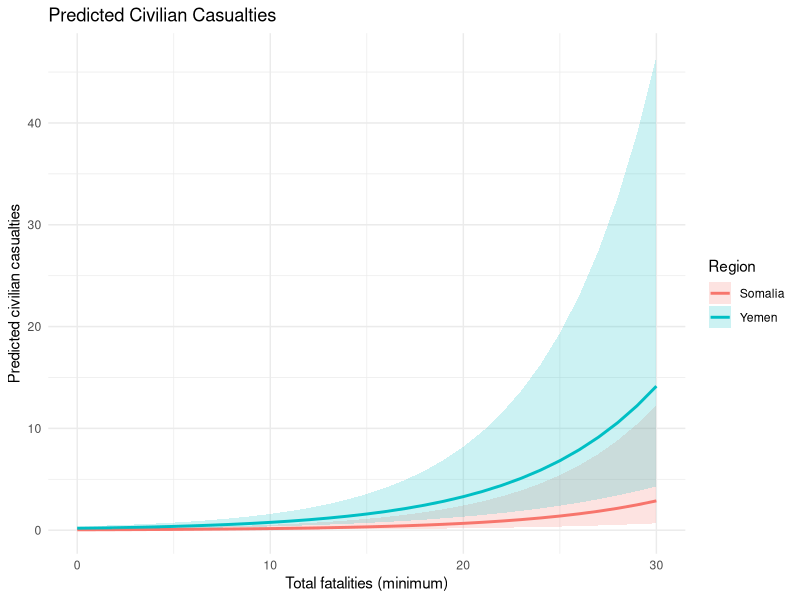
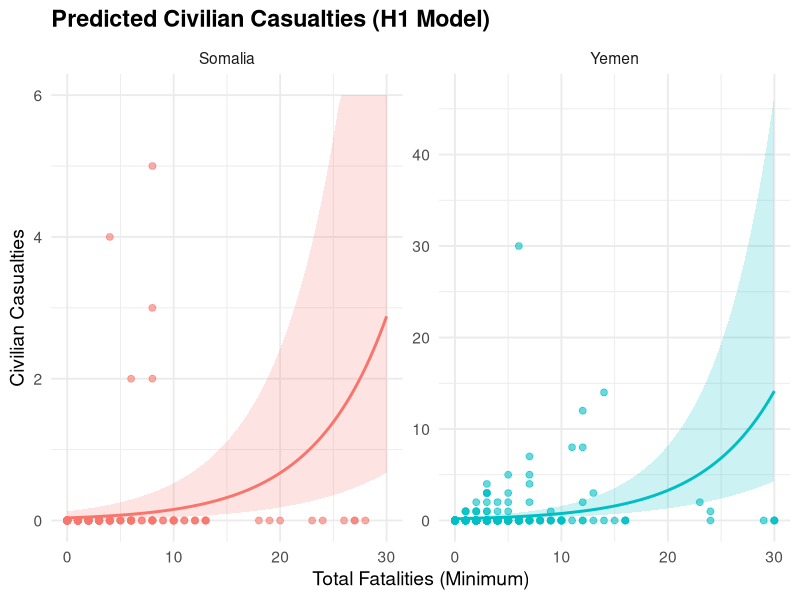
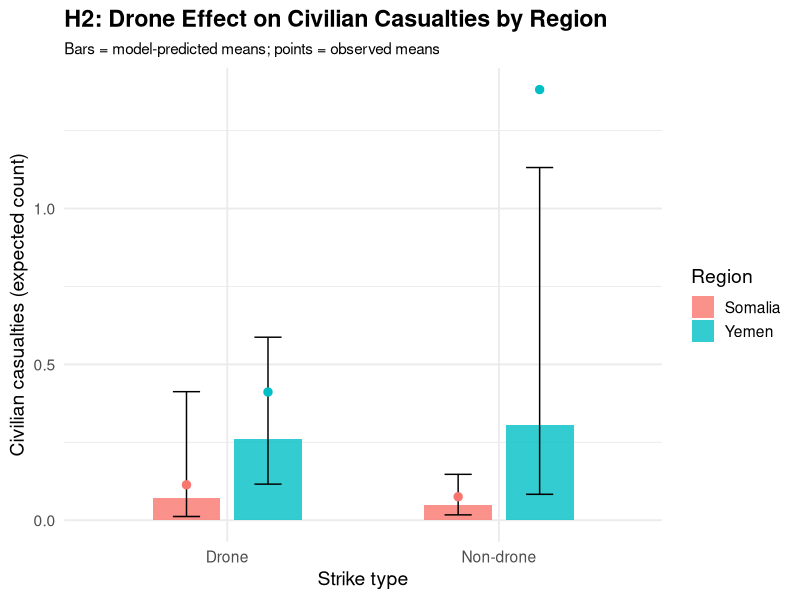
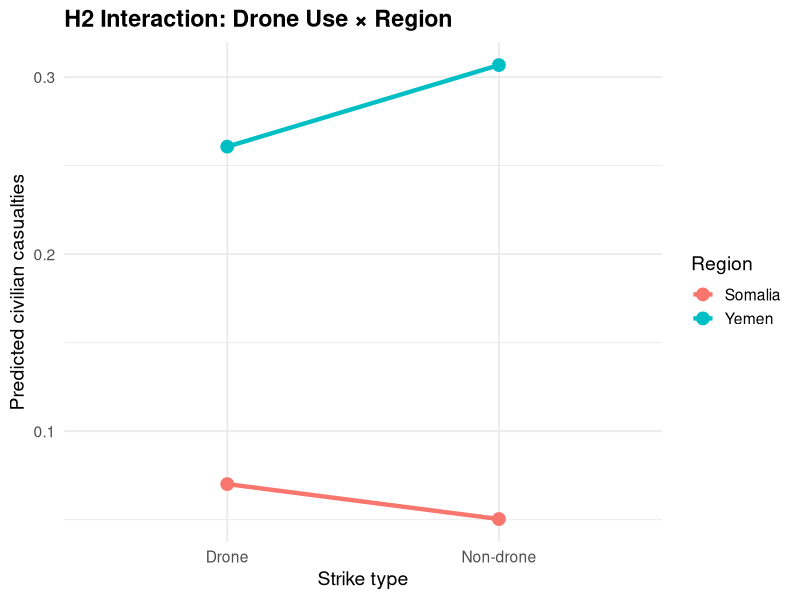
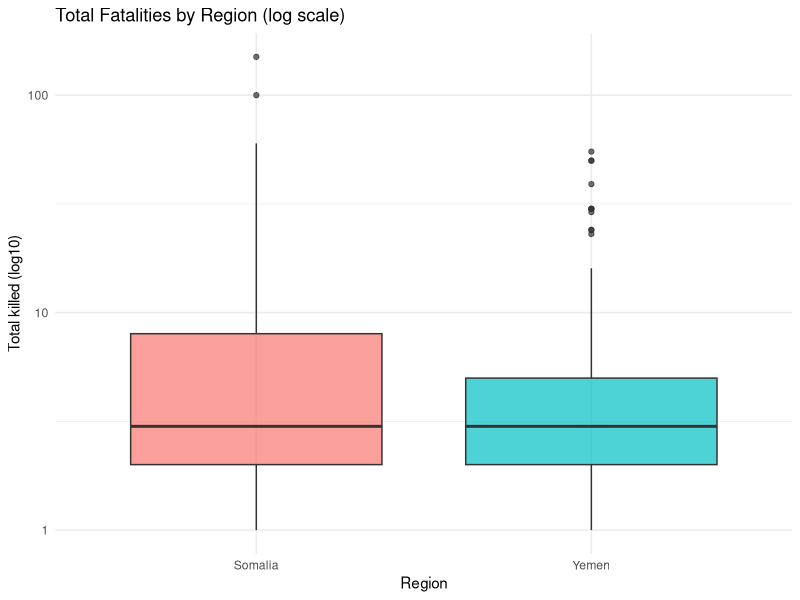
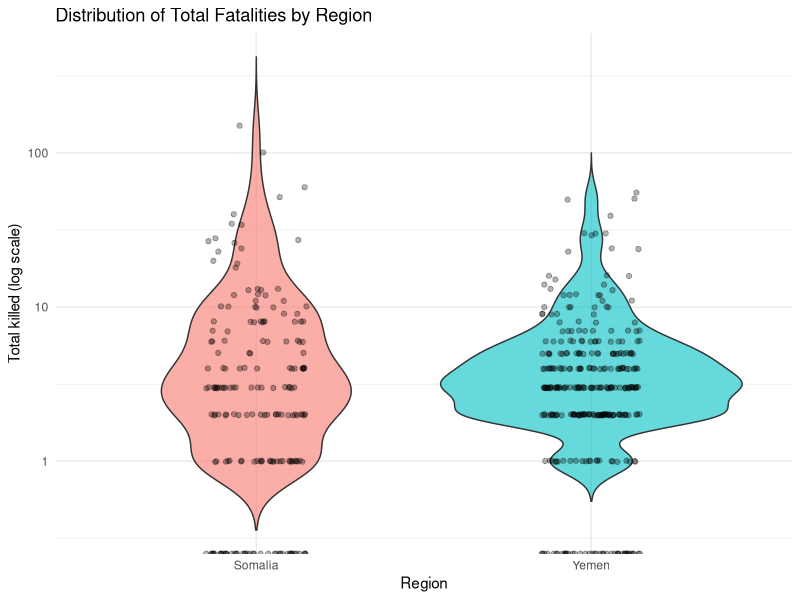
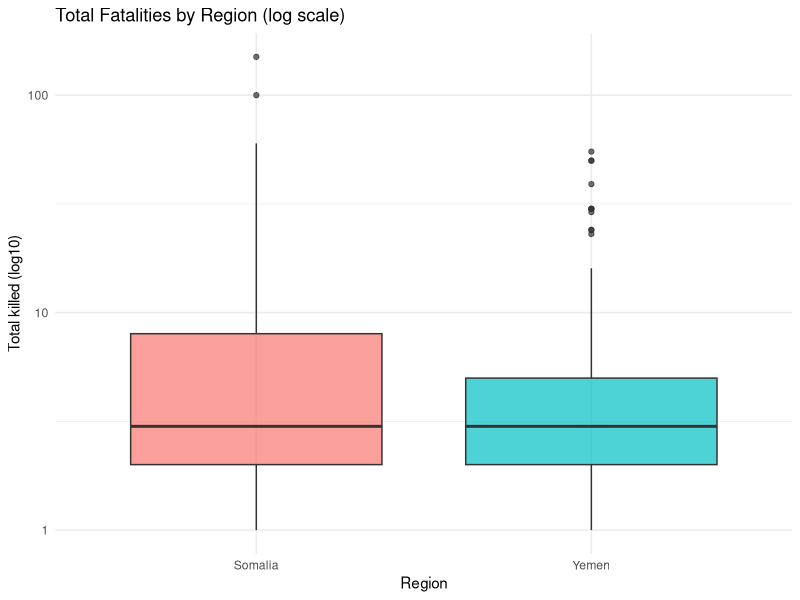

R code for these plots, in order:
## ---- chunk 1
#| echo: false
#| message: false
#| warning: false
#| error: false



library(readxl)
library(dplyr)
library(stringr)
library(MASS)
library(broom)

###############################################
## 1. Read in Somalia & Yemen data
###############################################


somalia_raw <- read_excel("us-strikes-in-somalia-2007-to-present.xlsx",
                          sheet = "All US actions")

yemen_raw   <- read_excel("us-strikes-in-yemen-2002-to-present (2).xlsx",
                          sheet = "All US actions")

###############################################
## 2. Clean & harmonize variables
###############################################

## 2.1 Somalia
somalia <- somalia_raw %>%
  transmute(
    region        = "Somalia",
    date          = as.Date(Date),
    location      = Location,
    
    # Drone indicator
    drone         = if_else(`Drone strike` == 1, 1L, 0L),
    
    # US confirmed vs possible
    us_confirmed  = if_else(`Confirmed/\npossible US strike` == "Confirmed", 1L, 0L),
    
    # Strike counts
    min_strikes   = as.numeric(`Minimum strikes`),
    max_strikes   = as.numeric(`Maximum strikes`),
    
    # Casualty counts
    min_killed        = as.numeric(`Minimum people killed`),
    max_killed        = as.numeric(`Maximum people killed`),
    min_civilians     = as.numeric(`Minimum civilians killed`),
    max_civilians     = as.numeric(`Maximum civilians killed`),
    
    min_children      = as.numeric(`Minimum children killed`),
    max_children      = as.numeric(`Maximum children killed`),
    
    min_injured       = as.numeric(`Minimum people injured`),
    max_injured       = as.numeric(`Maximum people injured`)
  )

## 2.2 Yemen
yemen <- yemen_raw %>%
  transmute(
    region        = "Yemen",
    date          = as.Date(Date),
    location      = Location,
    
    drone         = if_else(`Drone strike` == 1, 1L, 0L),
    
    us_confirmed  = if_else(`Confirmed/\npossible US attack?` == "Confirmed", 1L, 0L),
    
    min_strikes   = as.numeric(`Minimum number of strikes`),
    max_strikes   = as.numeric(`Maximum number of strikes`),
    
    min_killed        = as.numeric(`Minimum people killed`),
    max_killed        = as.numeric(`Maximum people killed`),
    min_civilians     = as.numeric(`Minimum civilians reported killed`),
    max_civilians     = as.numeric(`Maximum civilians reported killed`),
    
    min_children      = as.numeric(`Minimum children reported killed`),
    max_children      = as.numeric(`Maximum children reported killed`),
    
    min_injured       = as.numeric(`Minimum people injured`),
    max_injured       = as.numeric(`Maximum people injured`)
  )

###############################################
## 3. Combine datasets and construct analysis variables
###############################################

combined <- bind_rows(somalia, yemen) %>%
  mutate(
    # Make sure region is a factor and pick the reference category
    region = factor(region, levels = c("Somalia", "Yemen")),
    
    # Basic sanity for strikes & casualties
    min_strikes = if_else(is.na(min_strikes), 0, min_strikes),
    max_strikes = if_else(is.na(max_strikes), min_strikes, max_strikes),
    
    min_killed  = if_else(is.na(min_killed), 0, min_killed),
    max_killed  = if_else(is.na(max_killed), min_killed, max_killed),
    
    min_civilians = if_else(is.na(min_civilians), 0, min_civilians),
    max_civilians = if_else(is.na(max_civilians), min_civilians, max_civilians),
    
    ########################################
    ## Main variables for your hypotheses ##
    ########################################
    
    # Civilian casualties (using minimum estimate as the count outcome)
    civilian_casualties = min_civilians,
    
    # Total killed (using minimum estimate)
    total_killed        = min_killed,
    
    # Reporting uncertainty (as you defined)
    uncertainty_killed  = max_killed - min_killed
  )

# Optionally restrict to rows with non-missing outcome variables
combined_model <- combined %>%
  filter(!is.na(civilian_casualties),
         !is.na(uncertainty_killed),
         !is.na(min_strikes),
         !is.na(total_killed))
## ---- chunk 2
#| echo: false

library(knitr)

vars <- data.frame(
  Variable = c("Civilian casualties", "Region", "Drone", "US confirmed",
               "Minimum strikes", "Total killed"),
  Description = c(
    "Number of civilians reported killed in the strike (outcome variable).",
    "Country where the strike occurred (Somalia or Yemen).",
    "Indicates whether the strike was carried out by a drone (1 = drone).",
    "Whether the strike was officially confirmed by the U.S. government.",
    "Minimum number of strike events associated with the record.",
    "Minimum number of total fatalities (civilians + militants)."
  )
)

kable(vars, caption = "Variable Definitions")
## ---- chunk 3
mean_civ <- mean(combined_model$civilian_casualties)
var_civ  <- var(combined_model$civilian_casualties)

c(mean = mean_civ, variance = var_civ)
## ---- chunk 4
#| message: false
#| warning: false
#| error: false  

library(MASS)
library(AER)   # for dispersiontest

# Poisson version of H1 model
pois_h1 <- glm(
  civilian_casualties ~ region + drone + us_confirmed + min_strikes + total_killed,
  family = poisson(link = "log"),
  data = combined_model
)

# 3a. Quick dispersion estimate: residual deviance / df
dispersion_est <- pois_h1$deviance / pois_h1$df.residual
dispersion_est

# 3b. Formal test
dispersiontest(pois_h1)






## ---- chunk 5
#| error: false
#| warning: false
#| message: false


library(dplyr)
library(stringr)
library(MASS)
library(broom)



###############################################
## 4. Negative binomial models for hypotheses
###############################################

# NOTE: we are using negative binomial ONLY .

################################
## Hypothesis 1: Civilian Harm ##
################################
# H0: Somalia and Yemen do not have significantly different civilian casualty rates,
#     controlling for strike characteristics.
# H1: They do differ.

model_h1 <- glm.nb(
  civilian_casualties ~ region + drone + us_confirmed + min_strikes + total_killed,
  data = combined_model
)

summary(model_h1)
tidy(model_h1, exponentiate = TRUE, conf.int = TRUE)  # IRR-style output




## ---- chunk 6
#| warning: false
#| error: false



##################################
## Hypothesis 2: Drone Effectiveness ##
##################################
# H0: The effect of drone strikes on civilian casualties does NOT differ between Somalia and Yemen.
# H1: The effect of drone strikes DOES differ between Somalia and Yemen.
# -> Include interaction term drone:region

model_h2 <- glm.nb(
  civilian_casualties ~ drone * region + us_confirmed + min_strikes + total_killed,
  data = combined_model
)

summary(model_h2)
tidy(model_h2, exponentiate = TRUE, conf.int = TRUE)
## ---- chunk 7
#| warning: false
#| error: false
#| message: false
##################################
## Hypothesis 3: Reporting Uncertainty ##
##################################
# H0: The level of uncertainty in casualty reporting does not differ between Somalia and Yemen.
# H1: It does differ.
# Outcome: uncertainty_killed

model_h3 <- glm.nb(
  uncertainty_killed ~ region + drone + us_confirmed + min_strikes,
  data = combined_model
)

summary(model_h3)
tidy(model_h3, exponentiate = TRUE, conf.int = TRUE)

###############################################
## 5. Optional: quick descriptive checks
###############################################

# Mean civilian casualties by region & drone status
combined_model %>%
  group_by(region, drone) %>%
  summarise(
    mean_civilian_casualties = mean(civilian_casualties, na.rm = TRUE),
    n = n(),
    .groups = "drop"
  )

# Mean uncertainty by region
combined_model %>%
  group_by(region) %>%
  summarise(
    mean_uncertainty = mean(uncertainty_killed, na.rm = TRUE),
    n = n(),
    .groups = "drop"
  )

## ---- chunk 8
#| echo: false
#| warning: false
#| message: false


library(dplyr)
library(ggplot2)

# We assume model_h1 is already fitted:
# model_h1 <- glm.nb(
#   civilian_casualties ~ region + drone + us_confirmed + min_strikes + total_killed,
#   data = combined_model
# )

# 1. Create a grid of values to predict on
#    - Vary total_killed
#    - Hold other covariates at typical values
total_seq <- seq(from = 0, to = 30, by = 1)   # adjust max if needed

newdata_h1 <- expand.grid(
  region       = c("Somalia", "Yemen"),
  drone        = 1,   # assume drone strike; change to 0 if you want non-drone
  us_confirmed = 1,   # assume confirmed U.S. strike
  min_strikes  = 1,   # typical number of strikes
  total_killed = total_seq
)

# 2. Get predicted civilian casualties from the model
pred_h1 <- predict(
  model_h1,
  newdata = newdata_h1,
  type = "link",
  se.fit = TRUE
)

# 3. Add predictions (on response scale) + CIs back to data frame
newdata_h1 <- newdata_h1 %>%
  mutate(
    fit_link  = pred_h1$fit,
    se_link   = pred_h1$se.fit,
    # convert from log scale to count scale
    pred_civ  = exp(fit_link),
    lower_ci  = exp(fit_link - 1.96 * se_link),
    upper_ci  = exp(fit_link + 1.96 * se_link)
  )

# 4. Plot predicted civilian casualties vs. total_killed, by region
ggplot(newdata_h1, aes(x = total_killed, y = pred_civ, color = region)) +
  geom_line(size = 1) +
  geom_ribbon(aes(ymin = lower_ci, ymax = upper_ci, fill = region),
              alpha = 0.2, color = NA) +
  labs(
    x = "Total fatalities (minimum)",
    y = "Predicted civilian casualties",
    color = "Region",
    fill  = "Region",
    title = "Predicted Civilian Casualties"
  ) +
  theme_minimal()

## ---- chunk 9
#| echo: false
#| warning: false
#| message: false

library(dplyr)
library(ggplot2)

# 1. Restrict to a reasonable range for plotting
plot_data <- combined_model %>%
  filter(total_killed <= 30)

max_killed_plot <- max(plot_data$total_killed, na.rm = TRUE)

# 2. Prediction grid
total_seq <- seq(0, max_killed_plot, length.out = 100)

newdata_h1 <- expand.grid(
  region       = c("Somalia", "Yemen"),
  drone        = 1,
  us_confirmed = 1,
  min_strikes  = 1,
  total_killed = total_seq
)

# 3. Model predictions
pred_h1 <- predict(model_h1, newdata_h1, type = "link", se.fit = TRUE)

newdata_h1 <- newdata_h1 %>%
  mutate(
    fit      = exp(pred_h1$fit),
    lower_ci = exp(pred_h1$fit - 1.96 * pred_h1$se.fit),
    upper_ci = exp(pred_h1$fit + 1.96 * pred_h1$se.fit)
  )

# 4. Clamp SOMALIA predictions to 0–6 for readability
newdata_h1 <- newdata_h1 %>%
  mutate(
    fit      = ifelse(region == "Somalia", pmin(fit, 6), fit),
    lower_ci = ifelse(region == "Somalia", pmin(lower_ci, 6), lower_ci),
    upper_ci = ifelse(region == "Somalia", pmin(upper_ci, 6), upper_ci)
  )

# 5. Plot
ggplot() +
  geom_point(
    data = plot_data,
    aes(x = total_killed, y = civilian_casualties, color = region),
    alpha = 0.6,
    size  = 2
  ) +
  geom_line(
    data = newdata_h1,
    aes(x = total_killed, y = fit, color = region),
    size = 1
  ) +
  geom_ribbon(
    data = newdata_h1,
    aes(x = total_killed, ymin = lower_ci, ymax = upper_ci, fill = region),
    alpha = 0.2,
    color = NA
  ) +
  facet_wrap(~ region, scales = "free_y") +   # <<< key: SOMALIA gets y = 0–6
  labs(
    title = "Predicted Civilian Casualties (H1 Model)",
  
    x = "Total Fatalities (Minimum)",
    y = "Civilian Casualties"
  ) +
  theme_minimal(base_size = 14) +
  theme(
    legend.position = "none",
    plot.title = element_text(face = "bold")
  )

## ---- chunk 10
#| echo: false
#| warning: false
#| message: false

library(dplyr)
library(ggplot2)

# H2 model should already be fitted as:
# model_h2 <- glm.nb(
#   civilian_casualties ~ drone * region + us_confirmed + min_strikes + total_killed,
#   data = combined_model
# )

# 1. Choose typical values for controls
mean_total_killed  <- mean(combined_model$total_killed,  na.rm = TRUE)
mean_min_strikes   <- mean(combined_model$min_strikes,   na.rm = TRUE)

# 2. Create prediction grid: region x drone (0/1)
newdata_h2 <- expand.grid(
  region       = c("Somalia", "Yemen"),
  drone        = c(0, 1),
  us_confirmed = 1,                      # assume confirmed US strike
  min_strikes  = mean_min_strikes,       # typical number of strikes
  total_killed = mean_total_killed       # typical total fatalities
)

# 3. Get model predictions + CI (on response scale)
pred_h2 <- predict(model_h2, newdata_h2, type = "link", se.fit = TRUE)

newdata_h2 <- newdata_h2 %>%
  mutate(
    drone_label = ifelse(drone == 1, "Drone", "Non-drone"),
    fit_link    = pred_h2$fit,
    se_link     = pred_h2$se.fit,
    pred_civ    = exp(fit_link),
    lower_ci    = exp(fit_link - 1.96 * se_link),
    upper_ci    = exp(fit_link + 1.96 * se_link)
  )

# 4. Also compute observed means for reference
obs_means <- combined_model %>%
  group_by(region, drone) %>%
  summarise(
    mean_civ = mean(civilian_casualties, na.rm = TRUE),
    .groups  = "drop"
  ) %>%
  mutate(
    drone_label = ifelse(drone == 1, "Drone", "Non-drone")
  )

# 5. Plot: H2 interaction (model predictions + observed means)
ggplot(newdata_h2, aes(x = drone_label, y = pred_civ, fill = region)) +
  # model predicted mean + CI
  geom_col(position = position_dodge(width = 0.6), width = 0.5, alpha = 0.8) +
  geom_errorbar(
    aes(ymin = lower_ci, ymax = upper_ci),
    position = position_dodge(width = 0.6),
    width = 0.2
  ) +
  # observed mean as points
  geom_point(
    data = obs_means,
    aes(x = drone_label, y = mean_civ, color = region),
    position = position_dodge(width = 0.6),
    size = 2.5,
    show.legend = FALSE
  ) +
  labs(
    title    = "H2: Drone Effect on Civilian Casualties by Region",
    subtitle = "Bars = model-predicted means; points = observed means",
    x        = "Strike type",
    y        = "Civilian casualties (expected count)",
    fill     = "Region"
  ) +
  theme_minimal(base_size = 14) +
  theme(
    plot.title    = element_text(face = "bold"),
    plot.subtitle = element_text(size = 11)
  )

## ---- chunk 11
#| echo: false
#| warning: false
#| message: false


library(dplyr)
library(ggplot2)

# Typical values
mean_total_killed <- mean(combined_model$total_killed,  na.rm = TRUE)
mean_min_strikes  <- mean(combined_model$min_strikes,   na.rm = TRUE)

# Prediction grid
newdata_h2 <- expand.grid(
  region       = c("Somalia", "Yemen"),
  drone        = c(0, 1),
  us_confirmed = 1,
  min_strikes  = mean_min_strikes,
  total_killed = mean_total_killed
)

# Predictions
pred <- predict(model_h2, newdata_h2, type = "response")

newdata_h2 <- newdata_h2 %>%
  mutate(
    drone_label = ifelse(drone == 1, "Drone", "Non-drone"),
    pred_civ    = pred
  )

# Interaction plot WITHOUT error bars
ggplot(newdata_h2, aes(x = drone_label, y = pred_civ, color = region, group = region)) +
  geom_line(size = 1.5) +
  geom_point(size = 4) +
  labs(
    title = "H2 Interaction: Drone Use × Region",
    
    x = "Strike type",
    y = "Predicted civilian casualties",
    color = "Region"
  ) +
  theme_minimal(base_size = 14) +
  theme(
    plot.title = element_text(face = "bold"),
    plot.subtitle = element_text(size = 11)
  )


## ---- chunk 12

## ---- chunk 13
#| include: false
combined_model %>% 
  arrange(desc(total_killed)) %>% 
  head(10)




## ---- chunk 14
#| echo: false
#| warning: false
#| message: false
ggplot(combined_model, aes(x = region, y = total_killed, fill = region)) +
  geom_boxplot(alpha = 0.7) +
  scale_y_log10() +
  labs(
    title = "Total Fatalities by Region (log scale)",
    x = "Region",
    y = "Total killed (log10)"
  ) +
  theme_minimal() +
  theme(legend.position = "none")

ggsave("boxplot_total_killed.png", width = 6, height = 4, dpi = 300)


## ---- chunk 15
#| echo: false
#| warning: false
#| message: false
ggplot(combined_model, aes(x = region, y = total_killed, fill = region)) +
  geom_violin(alpha = 0.6, trim = FALSE) +
  geom_jitter(width = 0.15, alpha = 0.3) +
  scale_y_log10() +   # optional but recommended
  labs(
    title = "Distribution of Total Fatalities by Region",
    x = "Region",
    y = "Total killed (log scale)"
  ) +
  theme_minimal() +
  theme(legend.position = "none")
